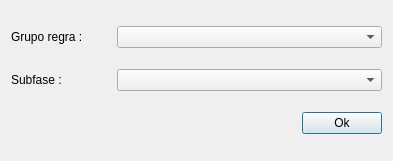
<?xml version="1.0" encoding="UTF-8"?>
<ui version="4.0">
 <class>Dialog</class>
 <widget class="QDialog" name="Dialog">
  <property name="geometry">
   <rect>
    <x>0</x>
    <y>0</y>
    <width>393</width>
    <height>161</height>
   </rect>
  </property>
  <property name="windowTitle">
   <string>Adicionar Perfil Regra</string>
  </property>
  <layout class="QGridLayout" name="gridLayout">
   <item row="2" column="0">
    <spacer name="horizontalSpacer">
     <property name="orientation">
      <enum>Qt::Horizontal</enum>
     </property>
     <property name="sizeHint" stdset="0">
      <size>
       <width>343</width>
       <height>20</height>
      </size>
     </property>
    </spacer>
   </item>
   <item row="2" column="1">
    <widget class="QPushButton" name="okBtn">
     <property name="text">
      <string>Ok</string>
     </property>
    </widget>
   </item>
   <item row="1" column="0" colspan="2">
    <layout class="QHBoxLayout" name="horizontalLayout_3">
     <item>
      <widget class="QLabel" name="label_3">
       <property name="sizePolicy">
        <sizepolicy hsizetype="Minimum" vsizetype="Fixed">
         <horstretch>0</horstretch>
         <verstretch>0</verstretch>
        </sizepolicy>
       </property>
       <property name="minimumSize">
        <size>
         <width>100</width>
         <height>0</height>
        </size>
       </property>
       <property name="maximumSize">
        <size>
         <width>100</width>
         <height>16777215</height>
        </size>
       </property>
       <property name="text">
        <string>Subfase :</string>
       </property>
      </widget>
     </item>
     <item>
      <widget class="QComboBox" name="subphaseCb"/>
     </item>
    </layout>
   </item>
   <item row="0" column="0" colspan="2">
    <layout class="QHBoxLayout" name="horizontalLayout_2">
     <item>
      <widget class="QLabel" name="label_2">
       <property name="sizePolicy">
        <sizepolicy hsizetype="Minimum" vsizetype="Fixed">
         <horstretch>0</horstretch>
         <verstretch>0</verstretch>
        </sizepolicy>
       </property>
       <property name="minimumSize">
        <size>
         <width>100</width>
         <height>0</height>
        </size>
       </property>
       <property name="maximumSize">
        <size>
         <width>100</width>
         <height>16777215</height>
        </size>
       </property>
       <property name="text">
        <string>Grupo regra :</string>
       </property>
      </widget>
     </item>
     <item>
      <widget class="QComboBox" name="ruleGroupCb"/>
     </item>
    </layout>
   </item>
  </layout>
 </widget>
 <tabstops>
  <tabstop>okBtn</tabstop>
 </tabstops>
 <resources/>
 <connections/>
</ui>
